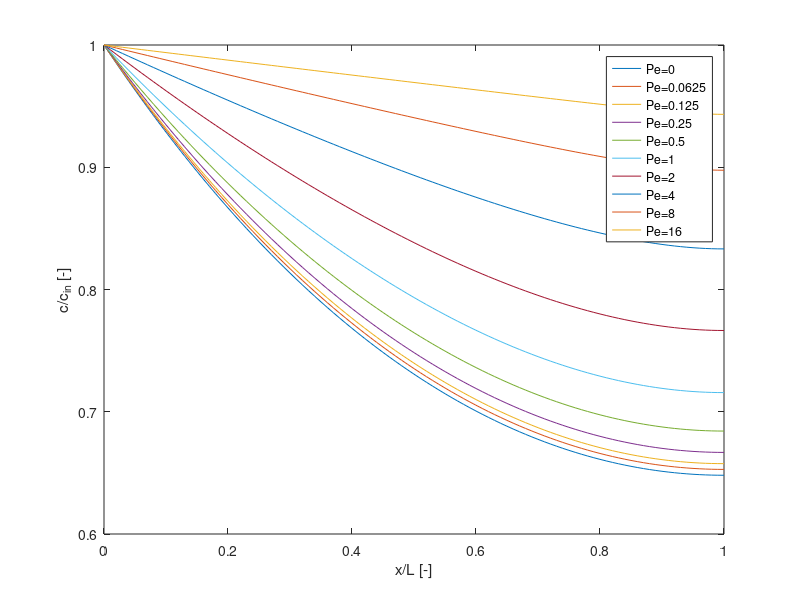

MATLAB code to generate this figure:
% Steady state transport solutions for one fixed value of Da2 and various values of Pe
x = [0:0.01:1];
Da2 = 1;
mu1 = sqrt(Da2); mu2 = -mu1;
s = mu2*exp(mu2)-mu1*exp(mu1);
c = (mu2*exp(mu2)*exp(mu1*x)-mu1*exp(mu1)*exp(mu2*x))./s;
for Pe = [0.0625 0.125 0.25 0.5 1 2 4 8 16];
    s = sqrt(0.25*Pe*Pe+Da2);
    mu1 = 0.5*Pe+s; mu2 = 0.5*Pe-s;
    s = mu2*exp(mu2)-mu1*exp(mu1);
    c = [c;(mu2*exp(mu2)*exp(mu1*x)-mu1*exp(mu1)*exp(mu2*x))./s];
end
plot (x,c);
legend('Pe=0','Pe=0.0625','Pe=0.125','Pe=0.25','Pe=0.5','Pe=1','Pe=2','Pe=4','Pe=8','Pe=16');
xlabel ('x/L [-]'); ylabel ('c/c_{in} [-]');
